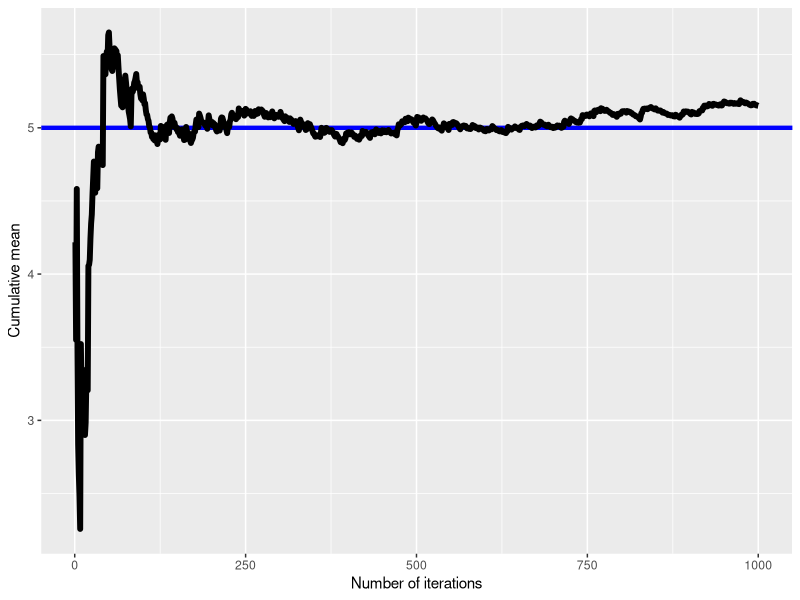
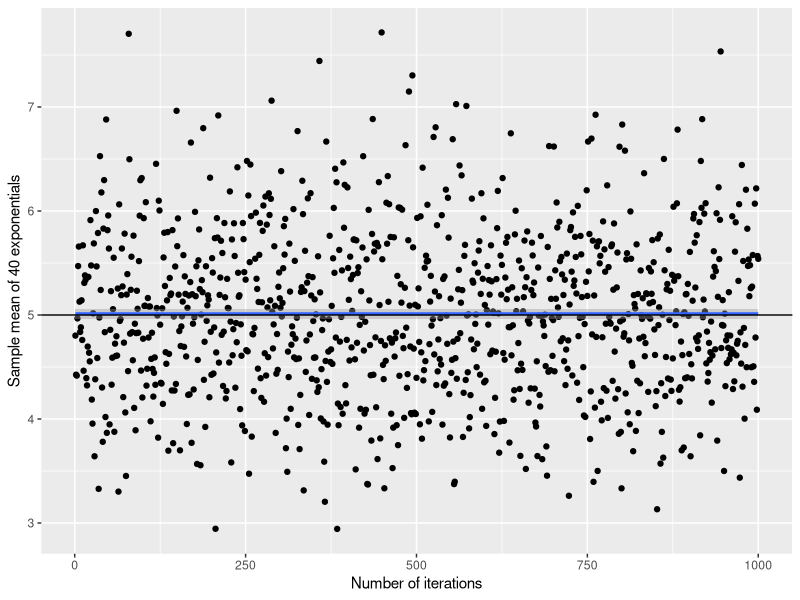
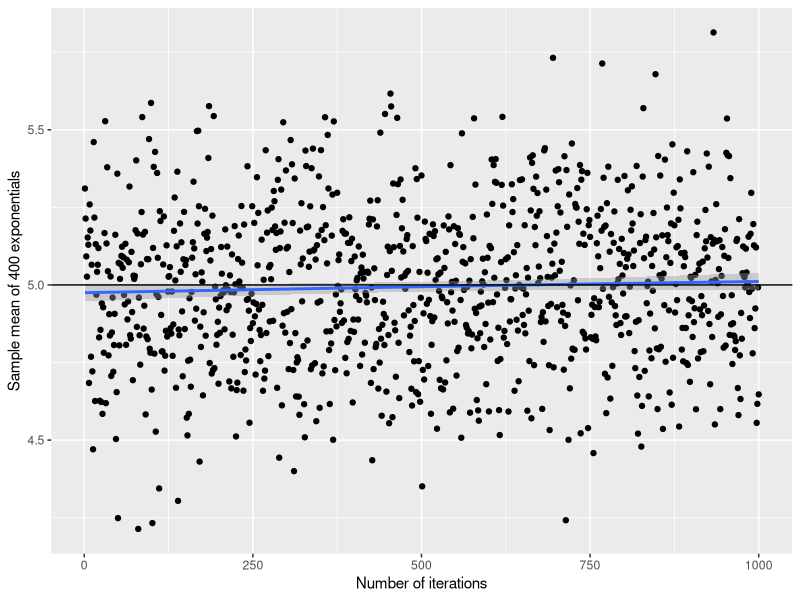
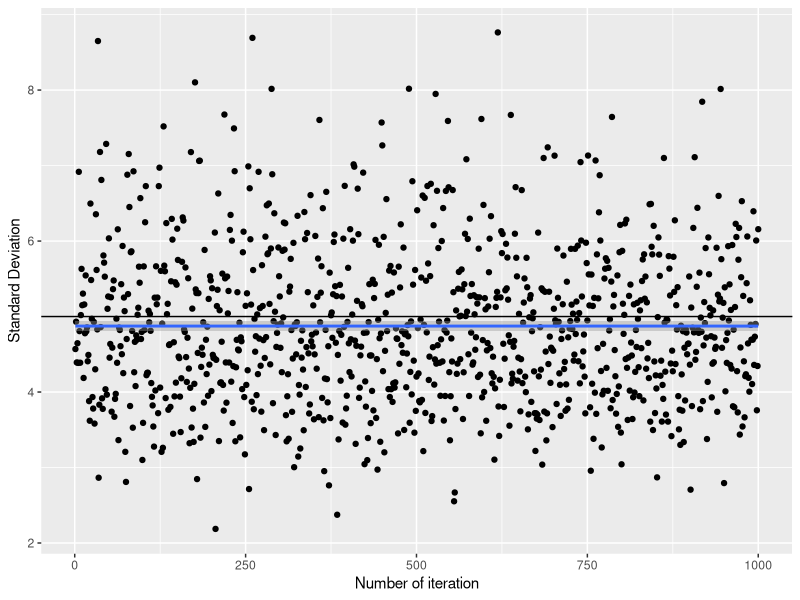
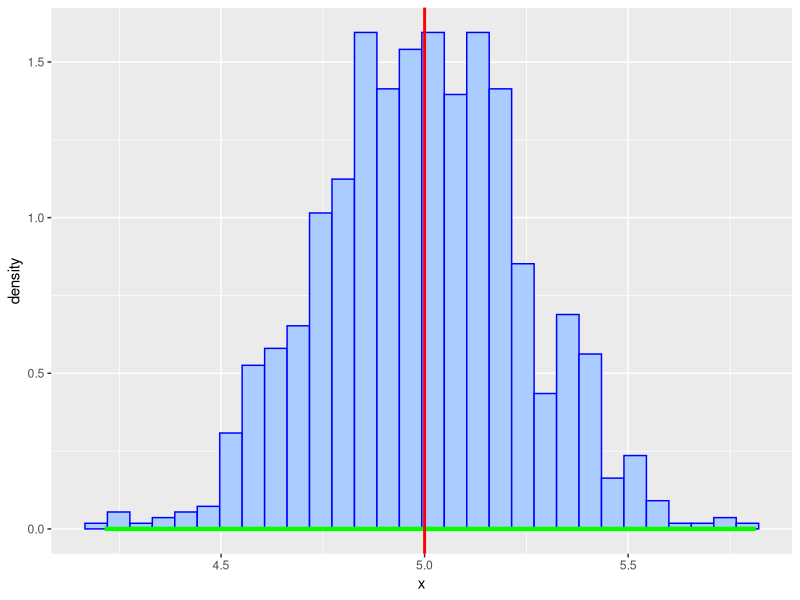

R code for these plots, in order:
## ---- chunk 1
nosims <- 1000; 
lambda <- 0.2
n = 40
set.seed(123)
## ---- chunk 2
means <- cumsum(rexp(nosims, lambda)) / (1  : nosims); library(ggplot2)
g <- ggplot(data.frame(x = 1 : nosims, y = means), aes(x = x, y = y)) 
g <- g + geom_hline(yintercept = 1/lambda,  color = I('blue'), size = 1.5) + geom_line(size = 2) 
g <- g + labs(x = "Number of iterations", y = "Cumulative mean")
g
## ---- chunk 3

sim_data = data.frame(x = sapply(1:nosims, function(x) { rexp(n, lambda) }))
means = data.frame(x = sapply(sim_data[, 1:nosims], mean))
qplot(x, y, data=data.frame(x = 1:nosims, y = means$x)) + 
    geom_smooth() + 
    geom_hline(yintercept = 1/lambda) + 
    labs(x = "Number of iterations", y = "Sample mean of 40 exponentials")
## ---- chunk 4
means = data.frame(x = sapply(1:nosims, function(x) {
    mean(rexp(400, lambda))
}))
qplot(x, y, data=data.frame(x = 1:nosims, y = means$x)) + 
    geom_smooth() + 
    geom_hline(yintercept = 1/lambda) + 
    labs(x = "Number of iterations", y = "Sample mean of 400 exponentials")
## ---- chunk 5

sds = sapply(sim_data[, 1:nosims], sd)
qplot(x, y, data=data.frame(x = 1:nosims, y = sds)) + geom_smooth() + geom_hline(yintercept = 1/lambda) + labs(x = "Number of iteration", y = "Standard Deviation")
## ---- chunk 6
ggplot(data = means, aes(x = x)) + 
    geom_histogram(aes(y=..density..), fill = I('#aaccff'), color = I('blue')) +
    stat_function(fun = dnorm, arg = list(mean = 1/lambda, sd = sd(means$x)), color = I('green'), size = 1.5) + 
    geom_vline(xintercept = 1/lambda, size = 1, color = I('red')) 

